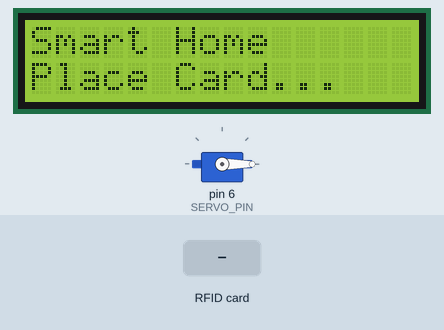
This sketch was run on a simulated Arduino Uno, built with avr-gcc and run on an emulated ATmega328P. Parts: 16×2 character LCD, servo. The inputs (shaded band) are chosen by the test bench.

Above: at 1.3 s.
1.4 s: RFID card F3 B6 2A 0E held to the reader
At 2.4 s:
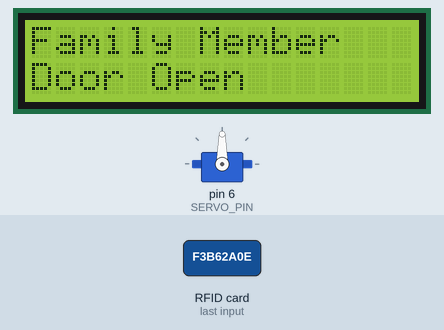
Timing chart, 0 to 6.0 s (numbered marks = the images above; inputs shaded):
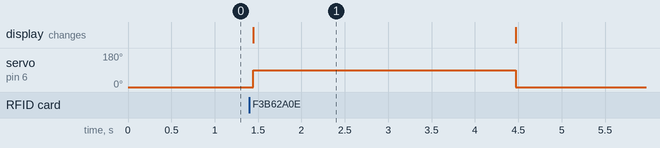

The sketch:

Smart_room.ino
```cpp
#include <SPI.h>
#include <MFRC522.h>
#include <LiquidCrystal_I2C.h>
#include <Servo.h>

// ---------------- RFID ----------------
#define SS_PIN 10
#define RST_PIN 9
MFRC522 mfrc522(SS_PIN, RST_PIN);

// ---------------- LCD ----------------
LiquidCrystal_I2C lcd(0x27, 16, 2);

// ---------------- Servo ----------------
Servo doorServo;
#define SERVO_PIN 6

// ---------------- AUTHORIZED CARD UID ----------------
// 🔴 Replace with your card UID
byte authorizedUID[4] = {0xF3, 0xB6, 0x2A, 0x0E};

void setup() {

  Serial.begin(9600);

  // RFID init
  SPI.begin();
  mfrc522.PCD_Init();

  // LCD init
  lcd.begin();
  lcd.backlight();

  // Servo init
  doorServo.attach(SERVO_PIN);
  doorServo.write(0);   // Door closed

  // Startup message
  lcd.clear();
  lcd.setCursor(0, 0);
  lcd.print("Smart Home");
  lcd.setCursor(0, 1);
  lcd.print("Place Card...");
}

void loop() {

  // Wait for card
  if (!mfrc522.PICC_IsNewCardPresent()) return;
  if (!mfrc522.PICC_ReadCardSerial()) return;

  bool accessGranted = true;

  // Compare UID
  for (byte i = 0; i < 4; i++) {
    if (mfrc522.uid.uidByte[i] != authorizedUID[i]) {
      accessGranted = false;
      break;
    }
  }

  lcd.clear();

  if (accessGranted) {

    lcd.setCursor(0, 0);
    lcd.print("Family Member");
    lcd.setCursor(0, 1);
    lcd.print("Door Open");

    // Open door
    doorServo.write(90);
    delay(3000);

    // Close door
    doorServo.write(0);

  } else {

    lcd.setCursor(0, 0);
    lcd.print("Access Denied");
    lcd.setCursor(0, 1);
    lcd.print("Try Again");
    delay(2000);
  }

  // Reset display
  lcd.clear();
  lcd.setCursor(0, 0);
  lcd.print("Smart Home");
  lcd.setCursor(0, 1);
  lcd.print("Place Card...");

  // Stop RFID
  mfrc522.PICC_HaltA();
  mfrc522.PCD_StopCrypto1();

  delay(1500);
}
```

Measured:
- after the input at 1.4 s, servo on pin 6 (SERVO_PIN): 0° → 90° after 0.05 s, → 0° 3.0 s later; the display: changes after 0.05 s (image 1)
